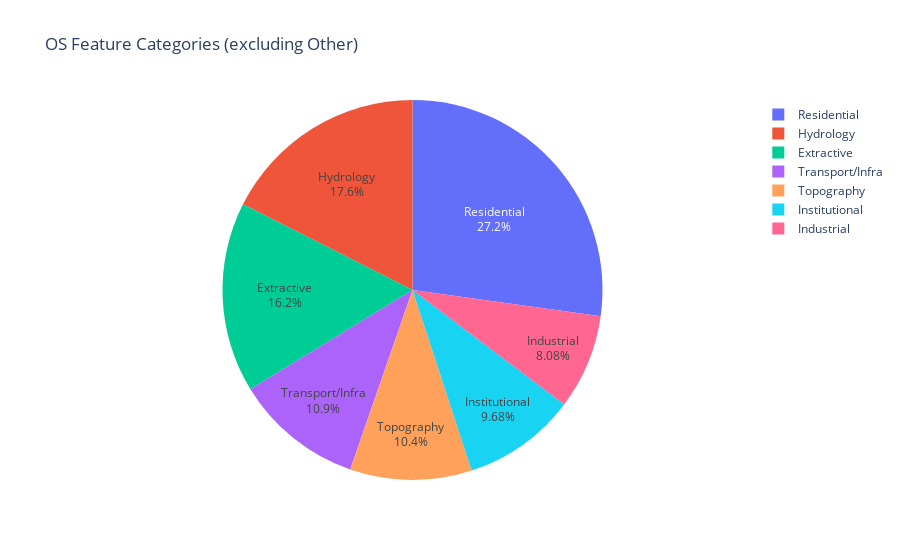

Notebook source saved alongside this figure:
### Code cell
# LLM Generated Code #

import plotly.express as px

# 1. compute counts and drop the ‘Other’ slice
counts = (df['category']
          .value_counts()
          .drop('Other')
          .reset_index(name='count'))
counts.columns = ['category', 'count']

# 2. build the pie chart
fig = px.pie(
    counts,
    names='category',
    values='count',
    title='OS Feature Categories (excluding Other)',
    labels={'count':'Number of Features'}
)
fig.update_traces(textinfo='percent+label')  # show both %
fig.show()
fig.write_html("OS-categories.html")

### Figure 1 — Plotly figure (JSON) as saved in the notebook; plotly's stock layout.template omitted (floating-point values rounded to 4 significant figures)
{"data": [{"domain": {"x": [0, 1], "y": [0, 1]}, "hovertemplate": "category=%{label}<br>Number of Features=%{value}<extra></extra>", "labels": ["Residential", "Hydrology", "Extractive", "Transport/Infra", "Topography", "Institutional", "Industrial"], "legendgroup": "", "name": "", "showlegend": true, "textinfo": "percent+label", "type": "pie", "values": [163143, 105245, 97060, 65616, 62063, 58018, 48436]}], "layout": {"autosize": true, "legend": {"tracegroupgap": 0}, "title": {"text": "OS Feature Categories (excluding Other)"}}}
